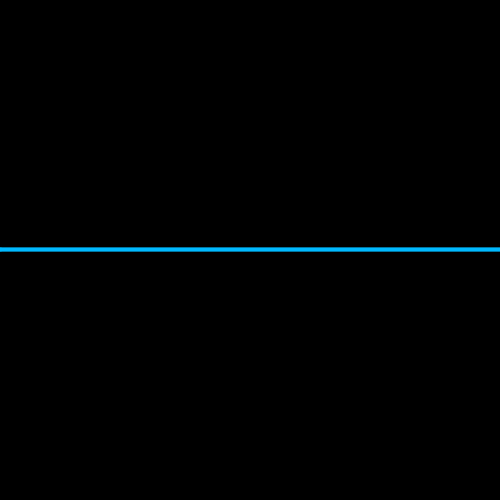
Frame 1 (no input)
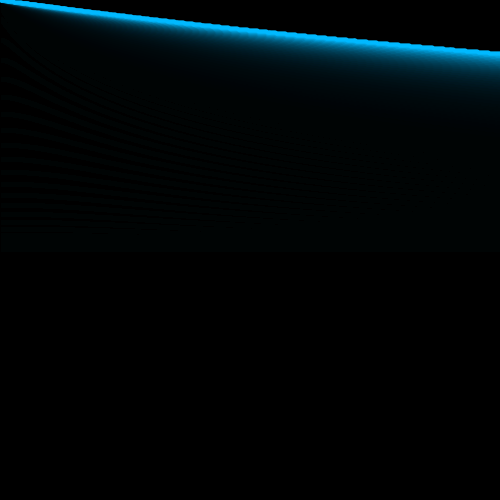
Frame 60 (the mouse pressed at the canvas centre just before this capture)
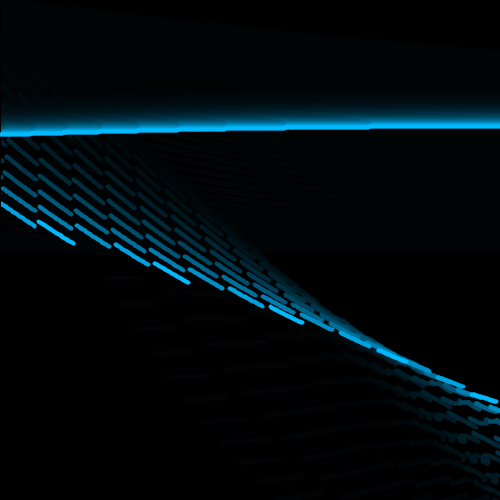
Frame 120 (the mouse held since frame 60 and released just before this capture)

The Processing sketch that drew these frames (run headless with seeded random() and noise(); from frame 60 on, the mouse is pressed at the canvas centre):

// Processing sketch: processing_106015
// ── processing_106015.pde

int PointCount = 10000;
Point[] myPoint = new Point[PointCount];
PVector Target;
PVector pos;
PVector vel;
PVector acc;

void setup() {
  background(0);
  size(500, 500);
  smooth();
  for (int i =0;i<myPoint.length;i++) {
    pos = new PVector(float(i), 250.0);
    vel = new PVector(0.0, 0.0);
    acc = new PVector(0.0, 0.0);
    myPoint[i] = new Point(pos, vel, acc, #00B9FF, 4);
    Target = new PVector(0.0, 0.0);
  }
}

void draw() {
  fill(0, 30);
  rect(0, 0, width, height);
  float mx = constrain(mouseX, 0, width);
  float my = constrain(mouseY, 0, height);
  Target.x = mx;
  Target.y = my;
  for (int i =0;i<myPoint.length;i++) {
    myPoint[i].update();
    myPoint[i].display();
  }
}

class Point {
  PVector pointPos;
  PVector Vel;
  PVector Acc;
  int pointWeight;
  color pointColor;

  Point(PVector _pointPos, PVector _Vel, PVector _Acc, color _pointColor, int _pointWeight ) {
    pointPos = _pointPos;
    Vel = _Vel;
    Acc = _Acc;
    pointColor = _pointColor;
    pointWeight = _pointWeight;
  }

  void update() {
    PVector d = PVector.sub(Target, pointPos);
    d.normalize();
    Acc.set(d);
    Vel.add(Acc);
    pointPos.add(Vel);
  }

  void display() {

    pushStyle();
    strokeWeight(pointWeight);
    stroke(pointColor);
    point(pointPos.x, pointPos.y);
    popStyle();
  }
}
